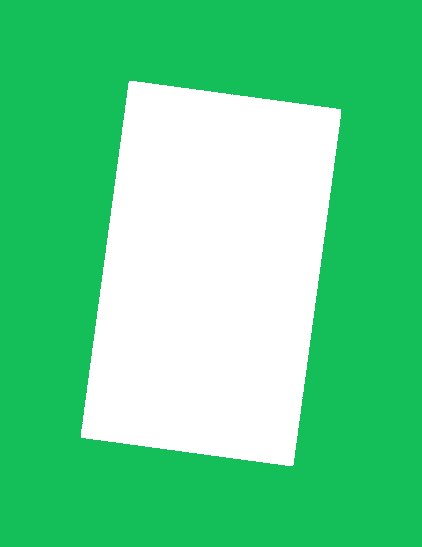
#> input picture digbench/data/openstreet/foundations (copy)/images/building_101.png, 422 x 547 px; its folder holds only this picture in this run
$ python -i utils.py   (imports and definitions only)
#> lines starting #> are read from the running program, lines starting #| are printed output that depends on the picture
#> further down, picture is the input picture: shape (547, 422, 3); mean B, G, R 145.4, 212.5, 98.9
import os
import shutil

import numpy as np
from pathlib import Path
from scipy.signal import convolve2d

from digbench import terrain_generation
# Colors represented in RGB format

color_dict = {
    "neutral": [220, 220, 220],  # Light Gray
    "digging": [255, 255, 255],  # White
    "dumping": [90, 191, 20],  # Green
    "nondumpable": [255, 0, 0],  # Red
    "obstacle": [0, 0, 255],  # Blue
}


def _get_img_mask(img, color_triplet):
    return (img[..., 0] == color_triplet[0]) * (img[..., 1] == color_triplet[1]) * (img[..., 2] == color_triplet[2])


# [48 lines left out: functions shrink_obstacles, shrink_obstacles_erosion, not called in this run]


import cv2


# [103 lines left out: functions pad_images, make_obstacles_traversable, pad_images_and_update_metadata, not called in this run]


import json


# [303 lines left out: functions preprocess_dataset_fixed_resolution, preprocess_dataset, invert_dataset, invert_dataset_apply_dump_foundations, generate_empty_occupancy, size_filter, not called in this run]


def fill_holes(image: np.array):
    """
    Fills the holes in the image. The holes are white area in the image surrounded by black pixels.
    """
    # Threshold the image, let's assume that white is the color of the holes
    _, thresh = cv2.threshold(image, 127, 255, cv2.THRESH_BINARY_INV)
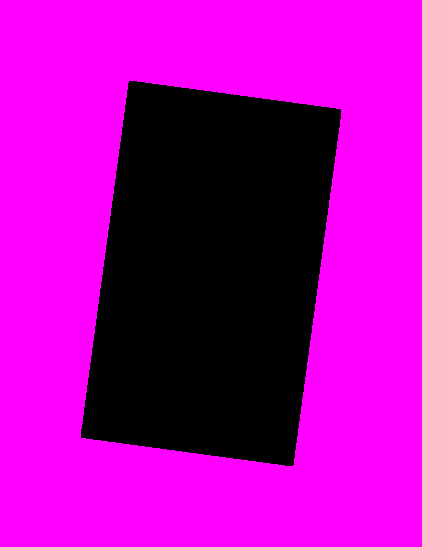
#> thresh: shape (547, 422, 3); mean B, G, R 169.4, 0, 169.4

    # Copy the thresholded image
    im_floodfill = thresh.copy()

    # Mask used for flood filling.
    # Notice the size needs to be 2 pixels larger than the image.
    h, w = thresh.shape[:2]
#> h = 547; w = 422
    mask = np.zeros((h + 2, w + 2), np.uint8)

    # Floodfill from point (0, 0)
    cv2.floodFill(im_floodfill, mask, (0, 0), 255)
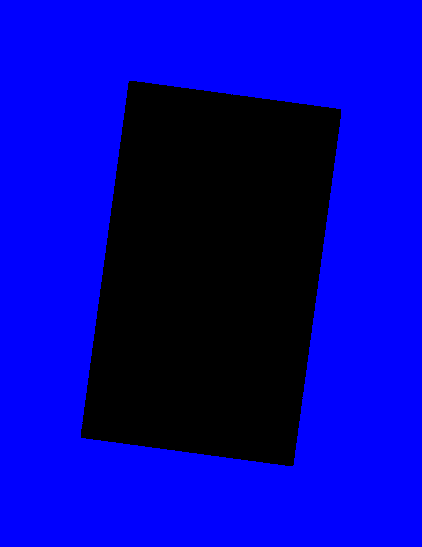
#> im_floodfill: shape (547, 422, 3); mean B, G, R 169.4, 0, 0

    # Invert the floodfilled image
    im_floodfill_inv = cv2.bitwise_not(im_floodfill)
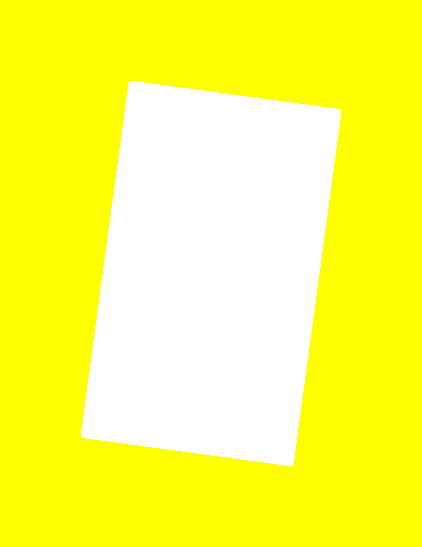
#> im_floodfill_inv: shape (547, 422, 3); mean B, G, R 85.6, 255, 255

    # Combine the two images to get the foreground
    filled_image = thresh | im_floodfill_inv
#> filled_image: shape (547, 422, 3); every value is 255

    # obtain the image in the right format by flipping the colors
    filled_image = 255 - filled_image
#> filled_image: shape (547, 422, 3); every value is 0

    return filled_image


# [44 lines left out: functions fill_dataset, copy_metadata, copy_metadata_individual, not called in this run]

>>> import cv2
>>> picture = cv2.imread('../../digbench/data/openstreet/foundations (copy)/images/building_101.png')
>>> result = fill_holes(picture)

$ run again, on digbench/data/openstreet/foundations (copy)/images/building_111.png
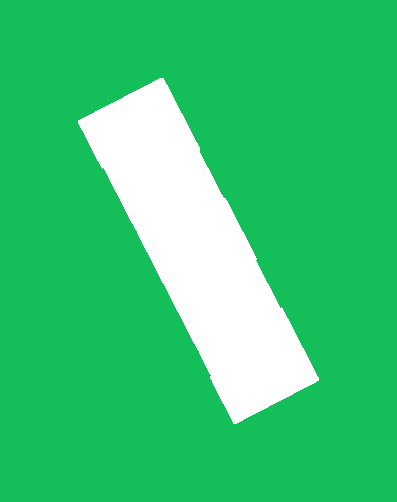
#> input picture digbench/data/openstreet/foundations (copy)/images/building_111.png, 397 x 502 px
#> picture is the input picture: shape (502, 397, 3); mean B, G, R 116.9, 201.4, 58.3
#> in fill_holes, `cv2.floodFill(im_floodfill, mask, (0, 0), 255)`:
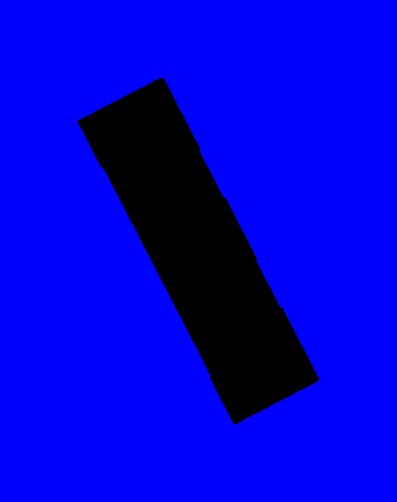
#> im_floodfill: shape (502, 397, 3); mean B, G, R 213.5, 0, 0
#> in fill_holes, `im_floodfill_inv = cv2.bitwise_not(im_floodfill)`:
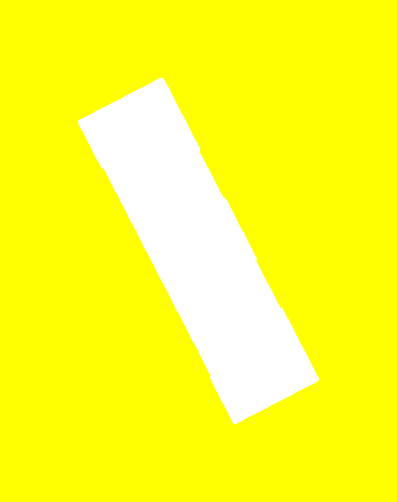
#> im_floodfill_inv: shape (502, 397, 3); mean B, G, R 41.5, 255, 255
